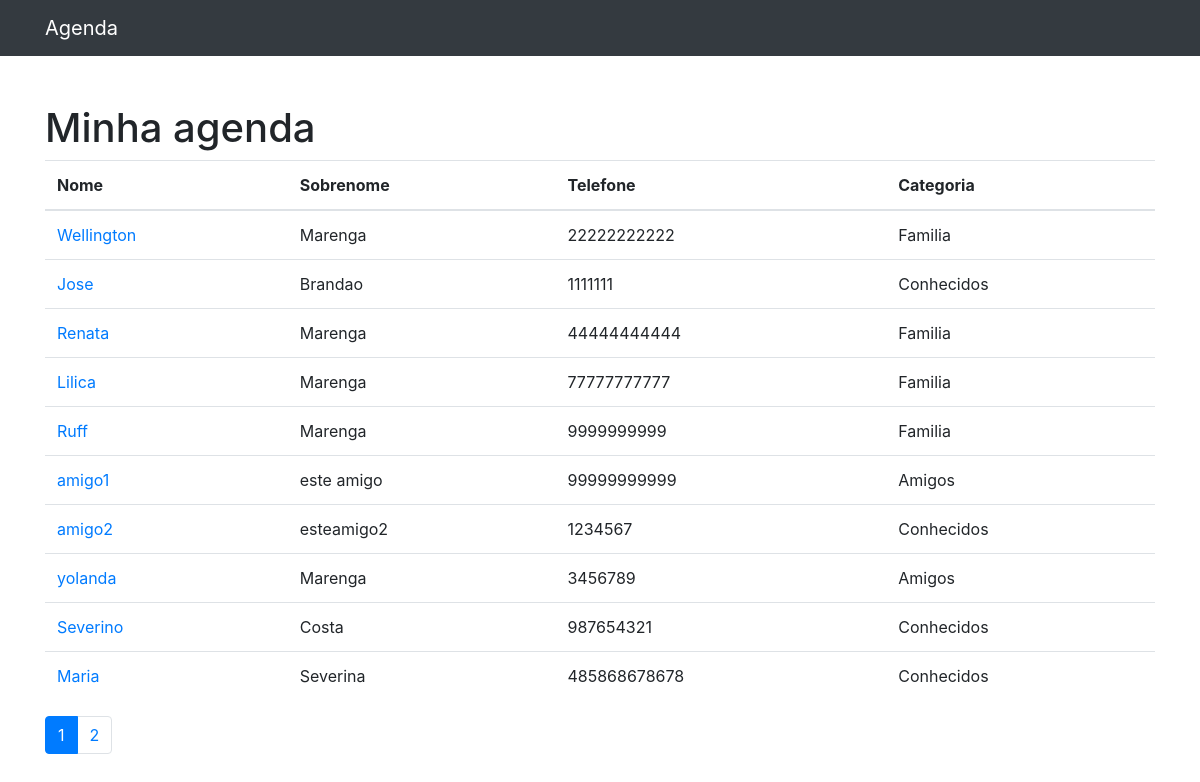
The page / on the database its author committed.
### contatos/models.py (models this page shows, shortened)
class Contato(models.Model):
    nome = models.CharField(max_length=255)
    sobrenome = models.CharField(max_length=255, blank=True)
    telefone = models.CharField(max_length=255)
    email = models.CharField(max_length=255, blank=True)
    data_criacao = models.DateTimeField(default=timezone.now)
    descricao = models.TextField(blank=True)
    categoria = models.ForeignKey(Categoria, on_delete=models.DO_NOTHING)
    mostrar = models.BooleanField(default=True)

class Categoria(models.Model):
    nome = models.CharField(max_length=255)
    def __str__(self):
        return self.nome

### contatos/views.py (the view)
# urls.py: path('', views.index, name='index'),
def index(request):
    contatos = Contato.objects.all()
    paginator = Paginator(contatos, 10)  # Show 25 contacts per page.
    page = request.GET.get('p')
    contatos = paginator.get_page(page)
    return render(request, 'contatos/index.html', {
        'contatos': contatos
    })

### contatos/templates/contatos/index.html
{%extends 'base.html'%}
{%block conteudo%}
<h1 class="mt-5">Minha agenda</h1>
<table class="table">
    <thead>
    <tr>
        <th>Nome</th>
        <th>Sobrenome</th>
        <th>Telefone</th>
        <th>Categoria</th>
    </tr>
    </thead>
    <tbody>
        {% for contato in contatos %}
            {% if contato.mostrar %}
                <tr>
                    <td>
                        <a href="{% url 'ver_contato' contato.id %}">{{ contato.nome }}</a>
                    </td>
                    <td>{{ contato.sobrenome }}</td>
                    <td>{{ contato.telefone }}</td>
                    <td>{{ contato.categoria }}</td>
                </tr>
            {% endif %}
        {% endfor %}
    </tbody>
</table>
<nav aria-label="Page navigation example">
    <ul class="pagination">
        {% for pagina in contatos.paginator.page_range %}
            {% if contatos.number == pagina %}
                <li class="page-item active">
                    <a class="page-link" href="?p={{ pagina }}">{{pagina}}</a>
                </li>
            {% else %}
                <li class="page-item">
                    <a class="page-link" href="?p={{ pagina }}">{{pagina}}</a>
                </li>
            {% endif %}
        {% endfor %}
    </ul>
</nav>
{%endblock%}

### templates/base.html (shortened to what this page needs)
{% load static %}
<!DOCTYPE html>
<html lang="pt">
<head>
  {% include 'parciais/_head.html'%}
</head>
<body>
  {% include 'parciais/_nav.html'%}
  <div class="container">
    <div class="row">
      <div class="col-lg-12">
        {%block conteudo%} {%endblock%}
      </div>
    </div>
  </div>
</body>
</html>

### templates/parciais/_head.html (shortened to what this page needs)
{% load static%}
<link href="{% static 'vendor/bootstrap/css/bootstrap.min.css'%}" rel="stylesheet">

### templates/parciais/_nav.html (shortened to what this page needs)
<nav class="navbar navbar-expand-lg navbar-dark bg-dark static-top">
<div class="container">
    <a class="navbar-brand" href="{% url 'index'%}">Agenda</a>
</div>
</nav>

### rows shown on the page
Contato: nome "Wellington", sobrenome "Marenga", telefone "22222222222", categoria "Familia"
Contato: nome "Jose", sobrenome "Brandao", telefone "1111111", categoria "Conhecidos"
Contato: nome "Renata", sobrenome "Marenga", telefone "44444444444", categoria "Familia"
Contato: nome "Lilica", sobrenome "Marenga", telefone "77777777777", categoria "Familia"
Contato: nome "Ruff", sobrenome "Marenga", telefone "9999999999", categoria "Familia"
Contato: nome "amigo1", sobrenome "este amigo", telefone "99999999999", categoria "Amigos"
Contato: nome "amigo2", sobrenome "esteamigo2", telefone "1234567", categoria "Conhecidos"
Contato: nome "yolanda", sobrenome "Marenga", telefone "3456789", categoria "Amigos"
Contato: nome "Severino", sobrenome "Costa", telefone "987654321", categoria "Conhecidos"
Contato: nome "Maria", sobrenome "Severina", telefone "485868678678", categoria "Conhecidos"

### other values the page prints
{{ pagina }} "1"
{{ pagina }} "2"
